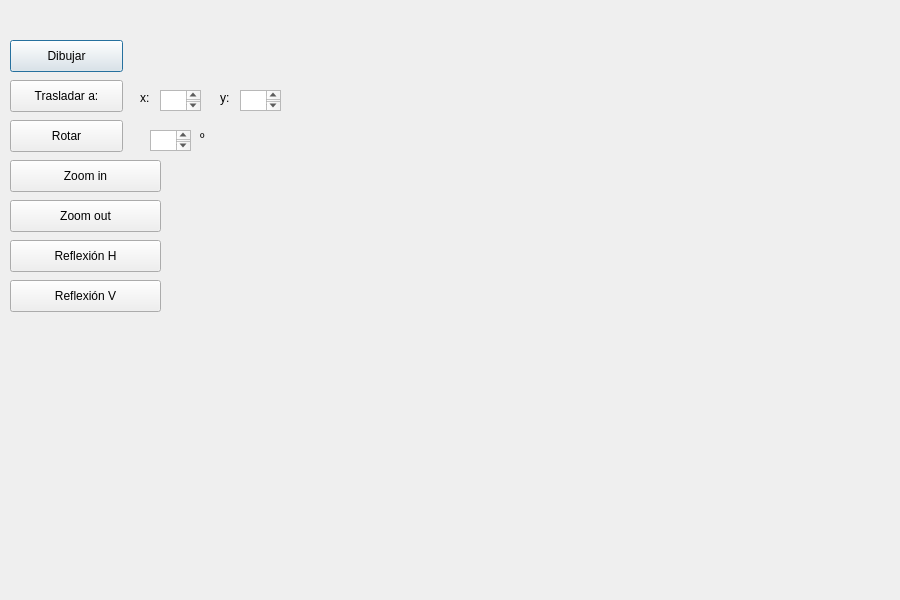
<?xml version="1.0" encoding="UTF-8"?>
<ui version="4.0">
 <class>Cubo</class>
 <widget class="QDialog" name="Cubo">
  <property name="geometry">
   <rect>
    <x>0</x>
    <y>0</y>
    <width>900</width>
    <height>600</height>
   </rect>
  </property>
  <property name="windowTitle">
   <string>Cubo</string>
  </property>
  <widget class="QPushButton" name="pushButton">
   <property name="geometry">
    <rect>
     <x>10</x>
     <y>40</y>
     <width>113</width>
     <height>32</height>
    </rect>
   </property>
   <property name="text">
    <string>Dibujar</string>
   </property>
  </widget>
  <widget class="QPushButton" name="pushButton_2">
   <property name="geometry">
    <rect>
     <x>10</x>
     <y>80</y>
     <width>113</width>
     <height>32</height>
    </rect>
   </property>
   <property name="text">
    <string>Trasladar a:</string>
   </property>
  </widget>
  <widget class="QTextEdit" name="boxXinicio">
   <property name="geometry">
    <rect>
     <x>160</x>
     <y>90</y>
     <width>41</width>
     <height>21</height>
    </rect>
   </property>
  </widget>
  <widget class="QLabel" name="label_4">
   <property name="geometry">
    <rect>
     <x>220</x>
     <y>90</y>
     <width>51</width>
     <height>16</height>
    </rect>
   </property>
   <property name="text">
    <string>y:</string>
   </property>
  </widget>
  <widget class="QLabel" name="label_3">
   <property name="geometry">
    <rect>
     <x>140</x>
     <y>90</y>
     <width>41</width>
     <height>16</height>
    </rect>
   </property>
   <property name="text">
    <string>x:</string>
   </property>
  </widget>
  <widget class="QTextEdit" name="boxYinicio">
   <property name="geometry">
    <rect>
     <x>240</x>
     <y>90</y>
     <width>41</width>
     <height>21</height>
    </rect>
   </property>
  </widget>
  <widget class="QPushButton" name="pushButton_5">
   <property name="geometry">
    <rect>
     <x>10</x>
     <y>160</y>
     <width>151</width>
     <height>32</height>
    </rect>
   </property>
   <property name="text">
    <string>Zoom in</string>
   </property>
  </widget>
  <widget class="QPushButton" name="pushButton_3">
   <property name="geometry">
    <rect>
     <x>10</x>
     <y>120</y>
     <width>113</width>
     <height>32</height>
    </rect>
   </property>
   <property name="text">
    <string>Rotar</string>
   </property>
  </widget>
  <widget class="QPushButton" name="pushButton_6">
   <property name="geometry">
    <rect>
     <x>10</x>
     <y>240</y>
     <width>151</width>
     <height>32</height>
    </rect>
   </property>
   <property name="text">
    <string>Reflexión H</string>
   </property>
  </widget>
  <widget class="QPushButton" name="pushButton_4">
   <property name="geometry">
    <rect>
     <x>10</x>
     <y>200</y>
     <width>151</width>
     <height>32</height>
    </rect>
   </property>
   <property name="text">
    <string>Zoom out</string>
   </property>
  </widget>
  <widget class="QPushButton" name="pushButton_7">
   <property name="geometry">
    <rect>
     <x>10</x>
     <y>280</y>
     <width>151</width>
     <height>32</height>
    </rect>
   </property>
   <property name="text">
    <string>Reflexión V</string>
   </property>
  </widget>
  <widget class="QTextEdit" name="boxGrados">
   <property name="geometry">
    <rect>
     <x>150</x>
     <y>130</y>
     <width>41</width>
     <height>21</height>
    </rect>
   </property>
  </widget>
  <widget class="QLabel" name="label_5">
   <property name="geometry">
    <rect>
     <x>200</x>
     <y>130</y>
     <width>51</width>
     <height>16</height>
    </rect>
   </property>
   <property name="text">
    <string>º</string>
   </property>
  </widget>
 </widget>
 <resources/>
 <connections/>
</ui>
